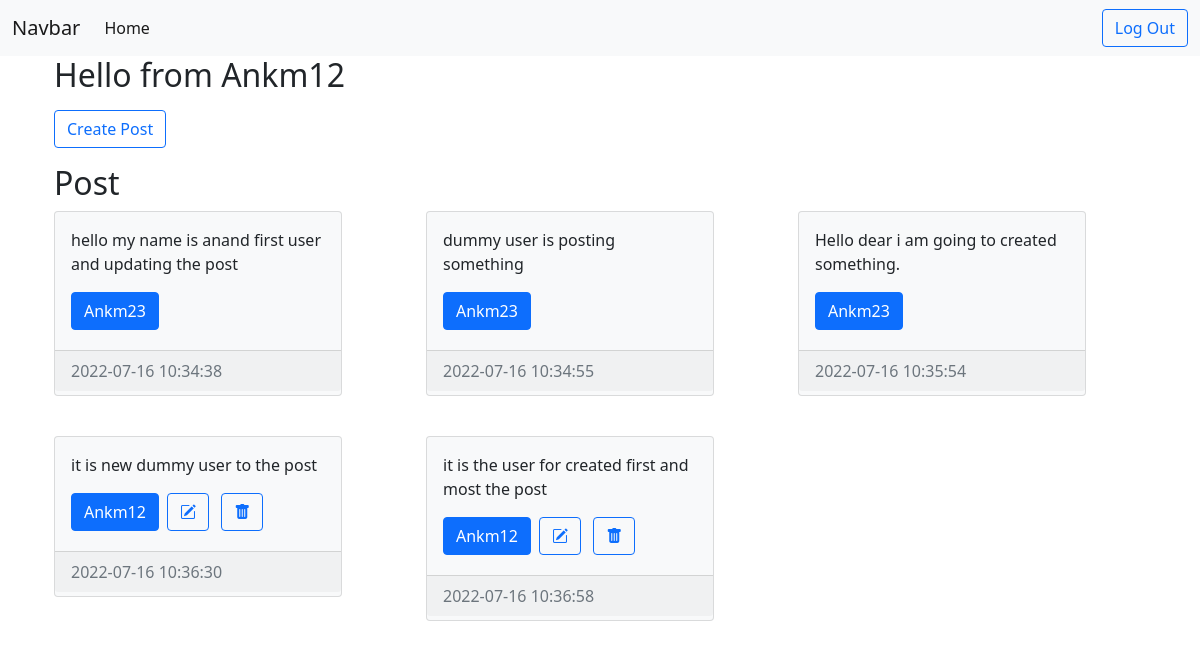
The app's page /home (signed in) with its own data.
### website/models.py (models this page shows)
class User(db.Model, UserMixin):
    id = db.Column(db.Integer, primary_key=True)
    email = db.Column(db.String(150), unique=True)
    username = db.Column(db.String(150), unique=True)
    password = db.Column(db.String(150), unique=True)
    date_created = db.Column(db.DateTime(timezone=True), default=func.now())
    posts = db.relationship('Post', backref="user", passive_deletes=True)

class Post(db.Model):
    id = db.Column(db.Integer, primary_key=True)
    text = db.Column(db.Text, nullable=False)
    date_created = db.Column(db.DateTime(timezone=True), default=func.now())
    author = db.Column(db.Integer, db.ForeignKey('user.id', ondelete="CASCADE"), nullable=False)

### website/view.py (the view)
@view.route('/')
@view.route('/home')
@login_required
def home():
    posts = Post.query.all()
    return render_template('home.html', user=current_user, posts=posts)

### website/__init__.py (called while the page is built)
def create_app():
    app = Flask(__name__)
    app.config['SECRET_KEY'] = "Project"
    app.config['SQLALCHEMY_DATABASE_URI'] = f'sqlite:///{DB_name}'
    app.config['SQLALCHEMY_TRACK_MODIFICATIONS'] = False
    db = SQLAlchemy(app)
    from .view import view
    from .auth import auth
    app.register_blueprint(view, url_prefix="/")
    app.register_blueprint(auth, url_prefix="/auth")
    from .models import User, Post
    create_database(app=app)
    login_manager = LoginManager()
    login_manager.login_view = "auth.login"
    login_manager.init_app(app)
    @login_manager.user_loader
    def load_user(id):
        return User.query.get(int(id))
    return app;

### website/templates/home.html (shortened to what this page needs)
{% extends "base.html" %}
{% block content %}
<div class="container">
    <h2>Hello from {{user.username}}</h2>
    <a class="btn btn-outline-primary my-2" href="{{url_for('view.create_post')}}">Create Post</a>
    <h2 class="my-2">Post</h2>
    <div class="row row-cols-1 row-cols-md-3 g-4">
        {% for post in posts %}
        <div class="col">
            <div class="card text-dark bg-light mb-3" style="width: 18rem;">
                <div class="card-body">
                    <p class="card-text">{{ post.text }}</p>
                    <a href="/posts/{{post.user.username}}" class="btn btn-primary">{{ post.user.username }}</a>
                    {% if user.id == post.user.id %}
                    <a class="btn btn-outline-primary mx-1" href="/update-post/{{post.id}}"><i class="bi bi-pencil-square"></i></a>
                    <a class="btn btn-outline-primary mx-1" href="/delete-post/{{post.id}}"><i class="bi bi-trash-fill"></i></a>
                    {% endif %}
                </div>
                <div class="my-1 card-footer text-muted">
                    {{post.date_created}}
                </div>
            </div>
        </div>
        {% endfor %}
    </div>
</div>
{% endblock content %}

### records on screen
User: username "Ankm12"
Post: text "hello my name is anand first user and updating the post", user.username "Ankm23", date_created "2022-07-16 10:34:38"
Post: text "dummy user is posting something", user.username "Ankm23", date_created "2022-07-16 10:34:55"
Post: text "Hello dear i am going to created something.", user.username "Ankm23", date_created "2022-07-16 10:35:54"
Post: text "it is new dummy user to the post", user.username "Ankm12", date_created "2022-07-16 10:36:30"
Post: text "it is the user for created first and most the post", user.username "Ankm12", date_created "2022-07-16 10:36:58"
